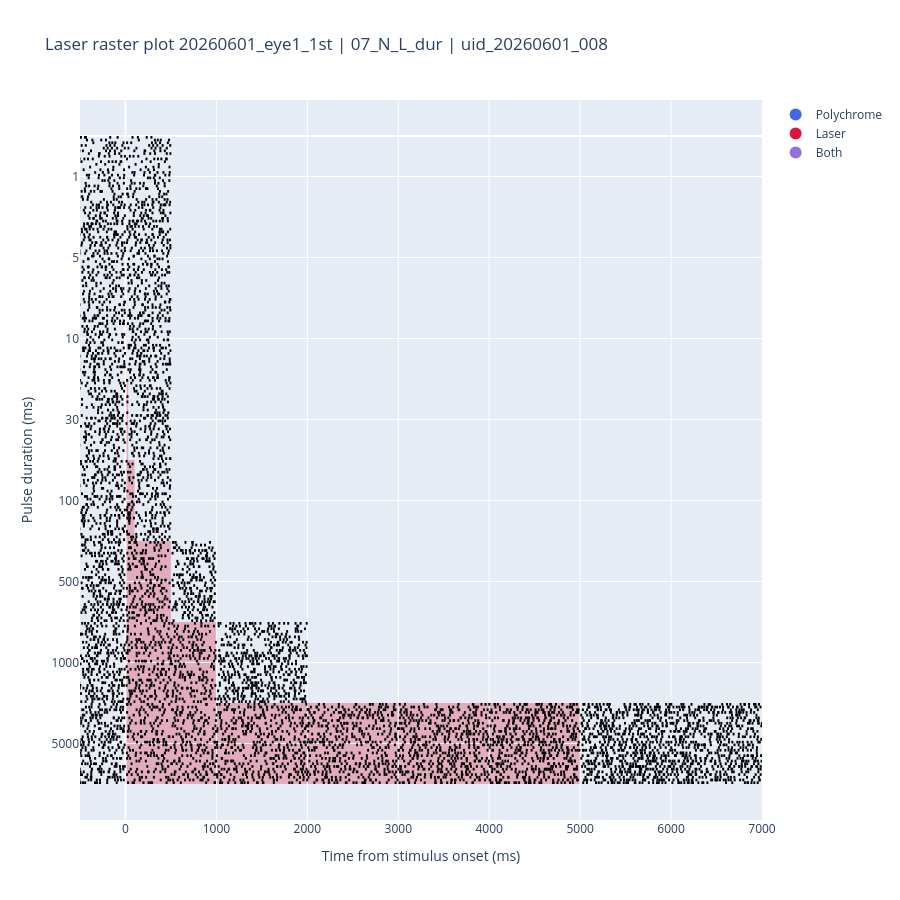

This figure's notebook cell:
### Code cell
#25
import plotly.graph_objects as go

fig = go.Figure()

# ------------------------------------------
# Stimulation legend
# ------------------------------------------

fig.add_scatter(
    x=[None], y=[None],
    mode="markers",
    marker=dict(size=12, color="royalblue"),
    name="Polychrome",
)

fig.add_scatter(
    x=[None], y=[None],
    mode="markers",
    marker=dict(size=12, color="crimson"),
    name="Laser",
)

fig.add_scatter(
    x=[None], y=[None],
    mode="markers",
    marker=dict(size=12, color="mediumpurple"),
    name="Both",
)

# ------------------------------------------
# Select analysis view
# ------------------------------------------

"""
Select which stimulation view to display.

For ordinary recordings there is only one available view.
For combined (LC_B) recordings this can be either
'Polychrome' or 'Laser'.
"""

# For now, display the first available view.
# Later this can become:
#
#     for view in analysis_views:
#
view = analysis_views[0]

view_name = view["name"]
view_spiketimes = all_spiketimes[view_name]
stim_windows = view["stim_windows"]

# Metadata for this analysis view
group_column = view["group_column"]
group_label = view["group_label"]

on_duration_column = view["on_duration_column"]
off_duration_column = view["off_duration_column"]

print(f"Displaying {view_name}")
print(f"Grouping by : {group_column}")

# ------------------------------------------
# Vertical offsets
# ------------------------------------------

burst_offset = 0

# Spike coordinates
x_plot = []
y_plot = []

# Tick labels
yticks = []
ytext = []

# ------------------------------------------
# Trial metadata
# ------------------------------------------

trial_df = (
    data_io.trial_df
    .query("train_id in @view_spiketimes.keys()")
)

# ------------------------------------------
# Order stimulation conditions
# ------------------------------------------

sorted_train_ids = (
    trial_df
    .sort_values(group_column)
    .drop_duplicates("train_id")
    ["train_id"]
    .tolist()
)

# ------------------------------------------
# Determine x-axis limits
# ------------------------------------------

cycle_durations = (
    trial_df[on_duration_column]
    + trial_df[off_duration_column]
)

min_cycle_duration = cycle_durations.min()
max_cycle_duration = cycle_durations.max()

x_axis_start = -min(
    t_pre,
    min_cycle_duration,
)

x_axis_end = min(
    t_post,
    max_cycle_duration,
)

# ------------------------------------------
# Draw raster
# ------------------------------------------

for train_id in sorted_train_ids:

    spiketrains = view_spiketimes[train_id]

    df = trial_df.query(
        "train_id == @train_id"
    )

    group_value = df.iloc[0][group_column]

    row = burst_df.query(
        "train_id == @train_id"
    ).iloc[0]

    off_duration = df.iloc[0][off_duration_column]

    # End of the final stimulus in this burst
    _, windows = stim_windows(row)
    stimulus_duration = max(
        x1 - x0
        for x0, x1, _ in windows
    )

    stimulus_end = max(
        x1 for _, x1, _ in windows
    )

    # Display one complete stimulation cycle,
    # but never beyond the analysis window.
    display_end = min(
        analysis_window[1],
        stimulus_end + off_duration,
    )

    print(
        f"{train_id}: "
        f"{group_column} = {group_value}"
    )

    group_start = burst_offset

    for sp in spiketrains:

        # Only display spikes within one stimulation cycle
        sp = sp[
            (sp >= analysis_window[0]) &
            (sp <= display_end)
        ]

        x_plot.append(
            np.vstack([
                sp,
                sp,
                np.full(sp.size, np.nan)
            ]).T.flatten()
        )

        y_plot.append(
            np.vstack([
                np.ones(sp.size) * burst_offset,
                np.ones(sp.size) * (burst_offset + 1),
                np.full(sp.size, np.nan)
            ]).T.flatten()
        )

        burst_offset += 1

    group_end = burst_offset
   
    # --------------------------------------
    # Stimulation windows
    # --------------------------------------

    yticks.append(
        (group_start + group_end) / 2
    )

    ytext.append(group_value)

    _, windows = stim_windows(row)

    colour_map = {
        "Polychrome": "royalblue",
        "Laser": "crimson",
    }

    segments = [
        (x0, x1, colour_map[label])
        for x0, x1, label in windows
    ]

    # Draw overlap in purple

    if len(segments) == 2:

        polychrome = next(
            s for s in segments
            if s[2] == "royalblue"
        )

        laser = next(
            s for s in segments
            if s[2] == "crimson"
        )

        p0, p1, _ = polychrome
        l0, l1, _ = laser

        overlap0 = max(p0, l0)
        overlap1 = min(p1, l1)

        if overlap1 > overlap0:

            fig.add_shape(
                type="rect",
                x0=overlap0,
                x1=overlap1,
                y0=group_start,
                y1=group_end,
                fillcolor="mediumpurple",
                opacity=0.35,
                line_width=0,
                layer="below",
            )

            if p0 < overlap0:

                fig.add_shape(
                    type="rect",
                    x0=p0,
                    x1=overlap0,
                    y0=group_start,
                    y1=group_end,
                    fillcolor="royalblue",
                    opacity=0.30,
                    line_width=0,
                    layer="below",
                )

            if overlap1 < p1:

                fig.add_shape(
                    type="rect",
                    x0=overlap1,
                    x1=p1,
                    y0=group_start,
                    y1=group_end,
                    fillcolor="royalblue",
                    opacity=0.30,
                    line_width=0,
                    layer="below",
                )

            if l0 < overlap0:

                fig.add_shape(
                    type="rect",
                    x0=l0,
                    x1=overlap0,
                    y0=group_start,
                    y1=group_end,
                    fillcolor="crimson",
                    opacity=0.30,
                    line_width=0,
                    layer="below",
                )

            if overlap1 < l1:

                fig.add_shape(
                    type="rect",
                    x0=overlap1,
                    x1=l1,
                    y0=group_start,
                    y1=group_end,
                    fillcolor="crimson",
                    opacity=0.30,
                    line_width=0,
                    layer="below",
                )

        else:

            for x0, x1, color in segments:

                fig.add_shape(
                    type="rect",
                    x0=x0,
                    x1=x1,
                    y0=group_start,
                    y1=group_end,
                    fillcolor=color,
                    opacity=0.30,
                    line_width=0,
                    layer="below",
                )

    else:

        for x0, x1, color in segments:

            fig.add_shape(
                type="rect",
                x0=x0,
                x1=x1,
                y0=group_start,
                y1=group_end,
                fillcolor=color,
                opacity=0.30,
                line_width=0,
                layer="below",
            )

# ------------------------------------------
# Combine raster lines
# ------------------------------------------

if len(x_plot):

    x_plot = np.hstack(x_plot)
    y_plot = np.hstack(y_plot)

    fig.add_scatter(

        x=x_plot,
        y=y_plot,

        mode="lines",

        line=dict(
            width=2,
            color="black",
        ),

        showlegend=False,

    )

# ------------------------------------------
# Axes
# ------------------------------------------

fig.update_yaxes(

    tickmode="array",

    tickvals=yticks,
    ticktext=ytext,

    title=group_label,

    autorange="reversed",

)

fig.update_xaxes(

    title="Time from stimulus onset (ms)",

    range=[
        x_axis_start,
        x_axis_end,
    ],

)

fig.update_layout(

    title=(
        f"{view_name} raster plot\n"
        f"{session_id} | {rec_id} | {unit_id}"
    ),

    height=900,

)

fig.show()

### Figure 1 — Plotly figure (JSON) as saved in the notebook; plotly's stock layout.template omitted (floating-point values rounded to 4 significant figures; data arrays with more than 128 entries replaced by an {"elided": "..."} marker saying what was removed)
{"data": [{"marker": {"color": "royalblue", "size": 12}, "mode": "markers", "name": "Polychrome", "type": "scatter", "x": [null], "y": [null]}, {"marker": {"color": "crimson", "size": 12}, "mode": "markers", "name": "Laser", "type": "scatter", "x": [null], "y": [null]}, {"marker": {"color": "mediumpurple", "size": 12}, "mode": "markers", "name": "Both", "type": "scatter", "x": [null], "y": [null]}, {"line": {"color": "black", "width": 2}, "mode": "lines", "showlegend": false, "type": "scatter", "x": {"elided": "27450 float values"}, "y": {"elided": "27450 float values"}}], "layout": {"height": 900, "shapes": [{"fillcolor": "crimson", "layer": "below", "line": {"width": 0}, "opacity": 0.3, "type": "rect", "x0": 0, "x1": 1, "y0": 0, "y1": 30}, {"fillcolor": "crimson", "layer": "below", "line": {"width": 0}, "opacity": 0.3, "type": "rect", "x0": 0, "x1": 5, "y0": 30, "y1": 60}, {"fillcolor": "crimson", "layer": "below", "line": {"width": 0}, "opacity": 0.3, "type": "rect", "x0": 0, "x1": 10, "y0": 60, "y1": 90}, {"fillcolor": "crimson", "layer": "below", "line": {"width": 0}, "opacity": 0.3, "type": "rect", "x0": 0, "x1": 30, "y0": 90, "y1": 120}, {"fillcolor": "crimson", "layer": "below", "line": {"width": 0}, "opacity": 0.3, "type": "rect", "x0": 0, "x1": 100, "y0": 120, "y1": 150}, {"fillcolor": "crimson", "layer": "below", "line": {"width": 0}, "opacity": 0.3, "type": "rect", "x0": 0, "x1": 500, "y0": 150, "y1": 180}, {"fillcolor": "crimson", "layer": "below", "line": {"width": 0}, "opacity": 0.3, "type": "rect", "x0": 0, "x1": 1000, "y0": 180, "y1": 210}, {"fillcolor": "crimson", "layer": "below", "line": {"width": 0}, "opacity": 0.3, "type": "rect", "x0": 0, "x1": 5000, "y0": 210, "y1": 240}], "title": {"text": "Laser raster plot\n20260601_eye1_1st | 07_N_L_dur | uid_20260601_008"}, "xaxis": {"range": [-500, 7000], "title": {"text": "Time from stimulus onset (ms)"}}, "yaxis": {"autorange": "reversed", "tickmode": "array", "ticktext": [1, 5, 10, 30, 100, 500, 1000, 5000], "tickvals": [15, 45, 75, 105, 135, 165, 195, 225], "title": {"text": "Pulse duration (ms)"}}}}
